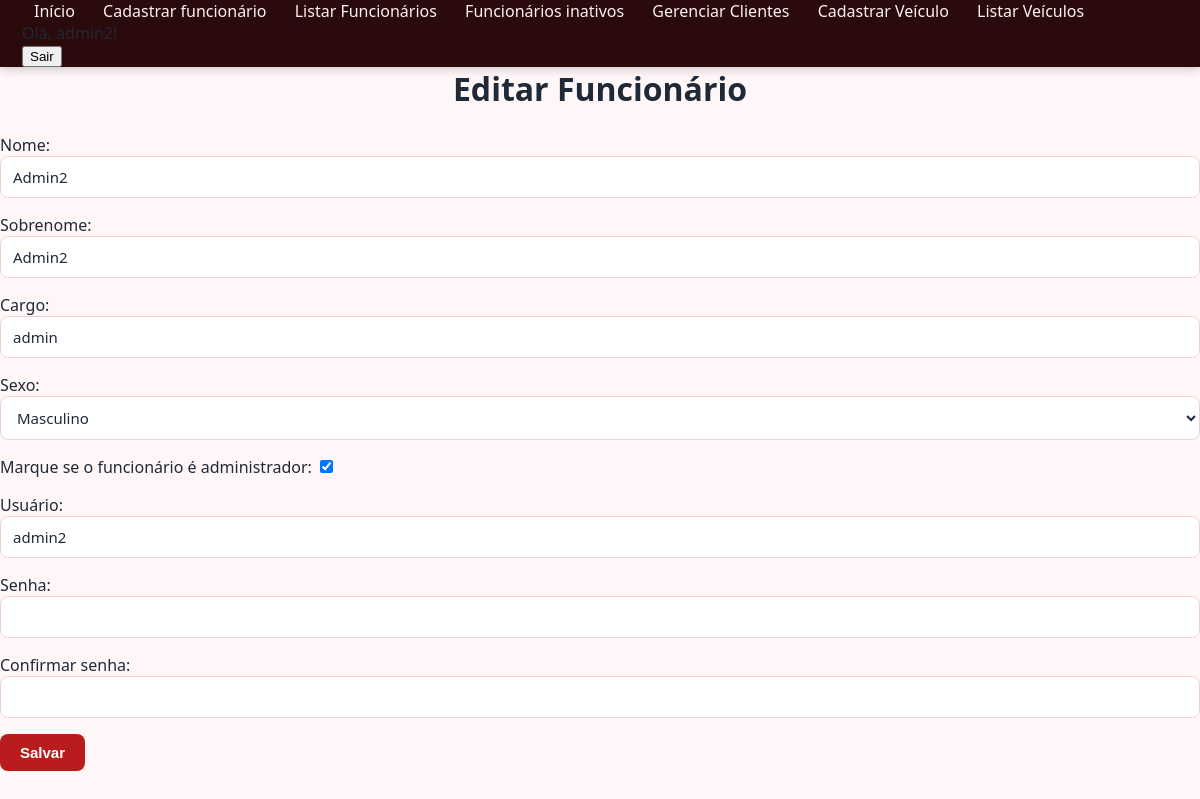
The page /funcionarios/8/editar/ (signed in) on the database its author committed.
### locacao/models.py (models this page shows, shortened)
class Funcionario(models.Model):
    user = models.OneToOneField(
        settings.AUTH_USER_MODEL,
        on_delete=models.SET_NULL,
        null=True,
        blank=True,
        related_name='funcionario',
    )
    nome = models.CharField(max_length=100)
    sobrenome = models.CharField(max_length=100)
    cargo = models.CharField(max_length=100, default='')
    sexo = models.CharField(max_length=1, choices=SEXO_CHOICES)
    ativo = models.BooleanField(default=True)
    data_cadastro = models.DateTimeField(auto_now_add=True)
    isAdmin = models.BooleanField(default=False)

### locacao/views.py (the view, shortened to what this page needs)
@admin_required
def editar_funcionario(request, id):
    funcionario = Funcionario.objects.select_related('user').get(id=id)
    form = FuncionarioForm(instance=funcionario)
    dados = {
        'formulario': form
    }
    return render(request, 'editar_funcionario.html', dados)

### locacao/views.py (called while the page is built)
def admin_required(view_func):
    @wraps(view_func)
    @login_required
    def wrapped_view(request, *args, **kwargs):
        if not request.user.is_superuser:
            raise PermissionDenied
        return view_func(request, *args, **kwargs)
    return wrapped_view

### locacao/templates/editar_funcionario.html (shortened to what this page needs)
{% load static %}
<!DOCTYPE html>
<html lang="en">
<head>
    <link rel="stylesheet" href=" {% static "css/style.css" %}">
</head>
<body>
    {% include '_menu.html' %}
    <h1>Editar Funcionário</h1>
    <div class="container-principal">
        <form method="post">
            {{ formulario.as_p }}
            <button class="button" type="submit">Salvar</button>
        </form>
    </div>
</body>
</html>

### locacao/templates/_menu.html (shortened to what this page needs)
<nav>
    <div class="nao-imprimir">
        <a href="{% url 'home' %}">Início</a>
        {% if user.is_superuser %}
            <a href="{% url 'cadastrar_funcionario' %}">Cadastrar funcionário</a>
            <a href="{% url 'listar_funcionarios' %}">Listar Funcionários</a>
            <a href="{% url 'funcionarios_inativos' %}">Funcionários inativos</a>
            <a href="{% url 'listar_clientes' %}">Gerenciar Clientes</a>
            <a href="{% url 'cadastrar_veiculo' %}">Cadastrar Veículo</a>
            <a href="{% url 'listar_veiculos' %}">Listar Veículos</a>
        {% endif %}
    </div>
    <div class="usuario-menu">
        {% if user.is_authenticated %}
            <span class="nao-imprimir">Olá, {{ user.username }}!</span>
            <form method="post" action="{% url 'logout' %}">
                <button class="nao-imprimir" type="submit" class="link-logout">Sair</button>
            </form>
        {% else %}
            <a href="{% url 'login' %}">Entrar</a>
        {% endif %}
    </div>
</nav>

### locacao/static/css/style.css (style rules this page uses)
:root { --primaria: #b91c1c; --primaria-escura: #991b1b; --primaria-clara: #fee2e2; --fundo: #fff7f7; --fundo-card: #ffffff; --texto: #1f2937; --cinza: #6b7280; --borda: #f1d2d2; --sucesso: #15803d; --perigo: #dc2626; --nav-escura: #2a0a0a; --nav-hover: rgba(255, 255, 255, 0.08); --sombra: rgba(0, 0, 0, 0.08); }
* { box-sizing: border-box; }
body { margin: 0; font-family: "Segoe UI", Arial, sans-serif; background-color: var(--fundo); color: var(--texto); }
h1 { text-align: center; margin: 0 0 24px; color: var(--texto); }
nav { display: flex; justify-content: space-between; align-items: center; flex-wrap: wrap; background-color: var(--nav-escura); box-shadow: 0 2px 10px rgba(0, 0, 0, 0.2); min-height: 64px; padding: 0 22px; }
nav a { text-decoration: none; color: #fdf2f2; padding: 10px 12px; border-radius: 8px; transition: background-color 0.2s ease, color 0.2s ease; }
input[type="text"], input[type="number"], input[type="password"], input[type="email"], textarea, select { width: 100%; padding: 10px 12px; border: 1px solid var(--borda); border-radius: 8px; font-size: 15px; font-family: inherit; background-color: #fff; color: var(--texto); transition: border-color 0.2s ease, box-shadow 0.2s ease; }
.button { display: inline-block; background-color: var(--primaria); color: white; border: none; border-radius: 8px; padding: 10px 20px; font-size: 15px; font-weight: 700; text-decoration: none; cursor: pointer; white-space: nowrap; transition: background-color 0.2s ease, transform 0.2s ease; }

### rows shown on the page
Funcionario: nome "Admin2", sobrenome "Admin2", cargo "admin", sexo "Masculino", isAdmin "☑"

### other values the page prints
{{ user.username }} "admin2"
